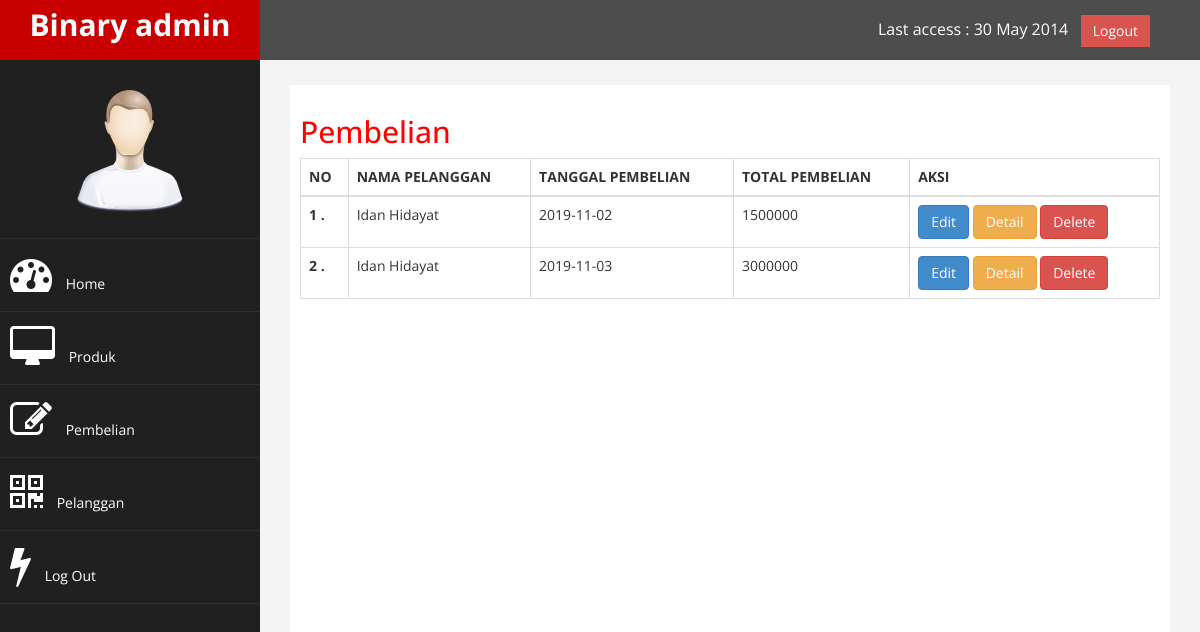
The page /index.php?halaman=pembelian on the database its author committed.
### tables this page shows
CREATE TABLE `pembelian` (
  `id_pembelian` int(11) NOT NULL,
  `id_pelanggan` int(11) NOT NULL,
  `tanggal_pembelian` date NOT NULL,
  `total_pembelian` int(11) NOT NULL
);

CREATE TABLE `pelanggan` (
  `id_pelanggan` int(11) NOT NULL,
  `email_pelanggan` varchar(100) NOT NULL,
  `password_pelanggan` varchar(50) NOT NULL,
  `nama_pelanggan` varchar(100) NOT NULL,
  `telepon_pelanggan` varchar(25) NOT NULL
);

### pembelian.php (the view)
<h2>Pembelian</h2>
<table class="table table-bordered table-responsive">
  <thead class="thead-light">
    <tr>
      <th scope="col">NO</th>
      <th scope="col">NAMA PELANGGAN</th>
      <th scope="col">TANGGAL PEMBELIAN</th>
      <th scope="col">TOTAL PEMBELIAN</th>
      <th scope="col">AKSI</th>
    </tr>
  </thead>
  <?php
  	$no = 1;
  	$query = mysqli_query($koneksi,"SELECT * FROM pembelian INNER JOIN pelanggan ON pembelian.id_pelanggan = pelanggan.id_pelanggan");
  ?>
  <tbody>
	<?php while($item = mysqli_fetch_assoc($query)) : ?>
	    <tr>
	      <th scope="row"><?= $no++; ?> .</th>
	      <td><?= $item['nama_pelanggan']; ?></td>
	      <td><?= $item['tanggal_pembelian']; ?></td>
	      <td><?= $item['total_pembelian']; ?></td>
	      <td>
	      	<a href="edit.php" class="btn btn-primary">Edit</a>
	      	<a href="detail.php?halaman=detail&id_pembelian=<?= $item['id_pembelian']; ?>" class="btn btn-warning">Detail</a>
	      	<a href="delete.php" class="btn btn-danger">Delete</a>
	      </td>
	    </tr>
   	<?php endwhile; ?>
  </tbody>
</table>

### assets/css/custom.css (style rules this page uses)
body { font-family: 'Open Sans', sans-serif; }
h2 { color: #f00; }

### rows shown on the page
pembelian: id_pelanggan.nama_pelanggan "Idan Hidayat", tanggal_pembelian "2019-11-02", total_pembelian "1500000"
pembelian: id_pelanggan.nama_pelanggan "Idan Hidayat", tanggal_pembelian "2019-11-03", total_pembelian "3000000"
